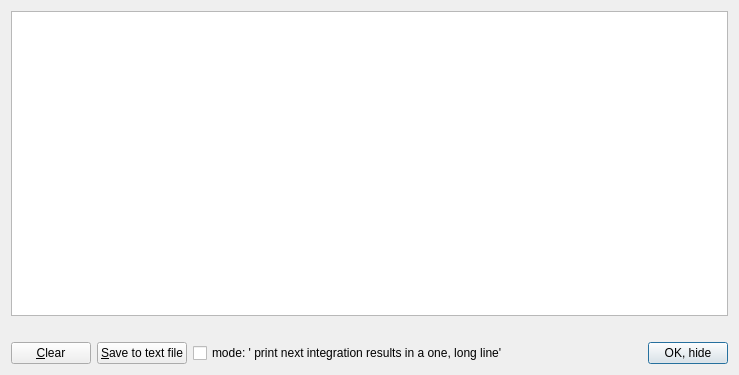
<?xml version="1.0" encoding="UTF-8"?>
<ui version="4.0">
 <class>T4results_of_integration</class>
 <widget class="QDialog" name="T4results_of_integration">
  <property name="geometry">
   <rect>
    <x>0</x>
    <y>0</y>
    <width>739</width>
    <height>375</height>
   </rect>
  </property>
  <property name="windowTitle">
   <string>Dialog</string>
  </property>
  <layout class="QVBoxLayout" name="verticalLayout">
   <item>
    <widget class="QTextEdit" name="textEdit1"/>
   </item>
   <item>
    <spacer name="spacer3">
     <property name="orientation">
      <enum>Qt::Horizontal</enum>
     </property>
     <property name="sizeType">
      <enum>QSizePolicy::Expanding</enum>
     </property>
     <property name="sizeHint" stdset="0">
      <size>
       <width>718</width>
       <height>20</height>
      </size>
     </property>
    </spacer>
   </item>
   <item>
    <layout class="QHBoxLayout">
     <item>
      <widget class="QPushButton" name="button_clear">
       <property name="text">
        <string>&amp;Clear</string>
       </property>
       <property name="shortcut">
        <string>Alt+C</string>
       </property>
       <property name="autoDefault">
        <bool>true</bool>
       </property>
      </widget>
     </item>
     <item>
      <widget class="QPushButton" name="pushButton_save_to_file">
       <property name="text">
        <string>&amp;Save to text file</string>
       </property>
      </widget>
     </item>
     <item>
      <widget class="QCheckBox" name="checkBox_one_line">
       <property name="toolTip">
        <string>does not change already done integrations!</string>
       </property>
       <property name="whatsThis">
        <string>You may find the multi-line result a bit difficult to compare with the other results. This options allow you to see the result in a one, long line</string>
       </property>
       <property name="text">
        <string>mode: ' print next integration results in a one, long line' </string>
       </property>
      </widget>
     </item>
     <item>
      <spacer name="spacer4">
       <property name="orientation">
        <enum>Qt::Horizontal</enum>
       </property>
       <property name="sizeType">
        <enum>QSizePolicy::Expanding</enum>
       </property>
       <property name="sizeHint" stdset="0">
        <size>
         <width>190</width>
         <height>21</height>
        </size>
       </property>
      </spacer>
     </item>
     <item>
      <widget class="QPushButton" name="buttonOk">
       <property name="text">
        <string>OK, hide</string>
       </property>
       <property name="shortcut">
        <string/>
       </property>
       <property name="autoDefault">
        <bool>true</bool>
       </property>
       <property name="default">
        <bool>true</bool>
       </property>
      </widget>
     </item>
    </layout>
   </item>
  </layout>
 </widget>
 <resources/>
 <connections>
  <connection>
   <sender>buttonOk</sender>
   <signal>clicked()</signal>
   <receiver>T4results_of_integration</receiver>
   <slot>accept()</slot>
   <hints>
    <hint type="sourcelabel">
     <x>686</x>
     <y>279</y>
    </hint>
    <hint type="destinationlabel">
     <x>369</x>
     <y>151</y>
    </hint>
   </hints>
  </connection>
 </connections>
</ui>
